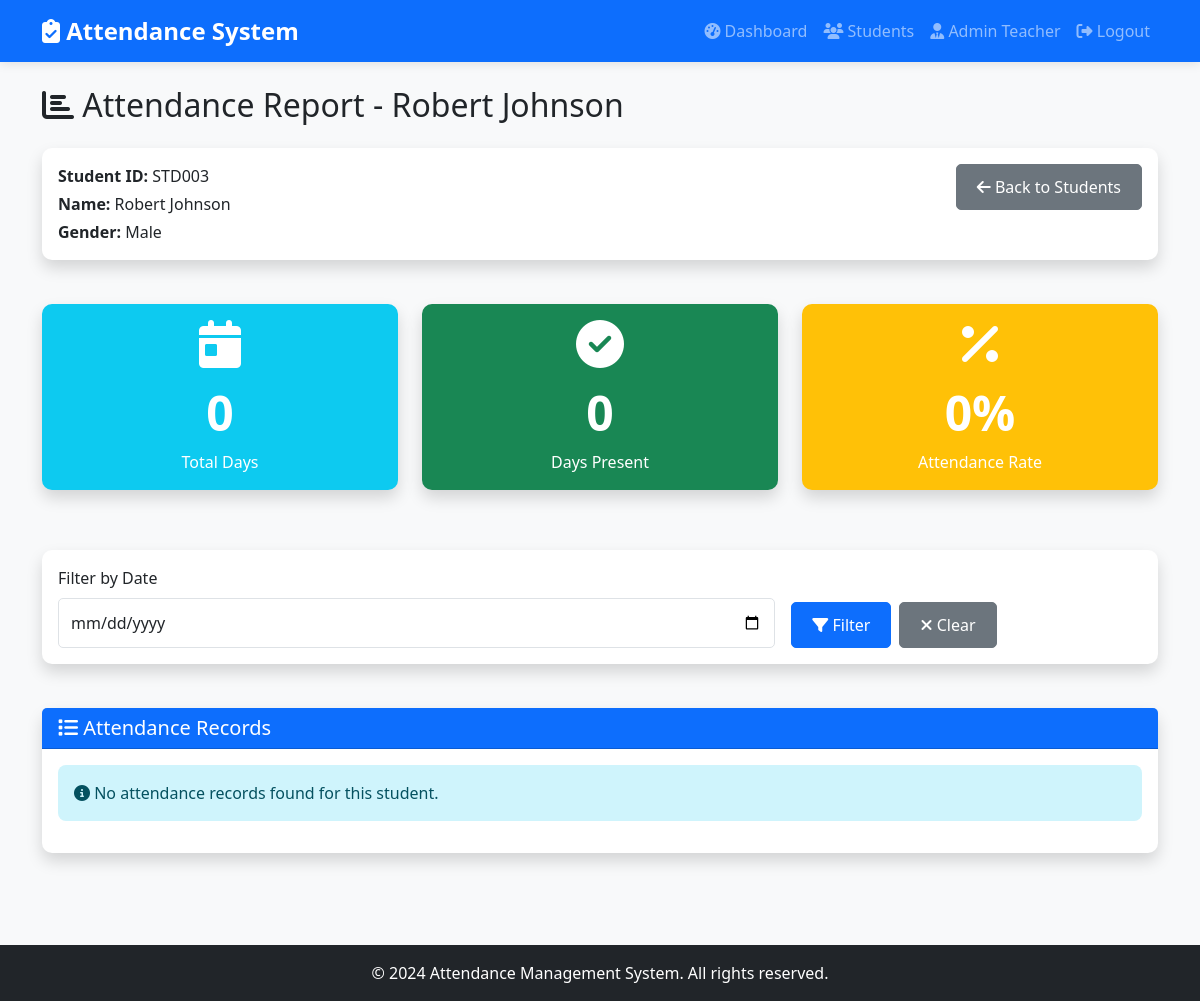
Screenshot of /teacher/student/STD003/attendance (signed in) with the database file from the repository.
### tables this page shows
CREATE TABLE students (
    id INTEGER PRIMARY KEY AUTOINCREMENT,
    student_id TEXT UNIQUE NOT NULL,
    name TEXT NOT NULL,
    gender TEXT NOT NULL,
    username TEXT UNIQUE NOT NULL,
    password TEXT NOT NULL,
    created_at TIMESTAMP DEFAULT CURRENT_TIMESTAMP
);

### app.py (the view)
@app.route('/teacher/student/<student_id>/attendance')
@teacher_login_required
def teacher_view_attendance(student_id):
    filter_date = request.args.get('date', '')
    conn = get_db_connection()
    student = conn.execute('SELECT * FROM students WHERE student_id = ?', (student_id,)).fetchone()
    if not student:
        flash('Student not found!', 'danger')
        return redirect(url_for('teacher_students_list'))
    if filter_date:
        attendance_records = conn.execute(
            'SELECT * FROM attendance WHERE student_id = ? AND date = ? ORDER BY date DESC, time DESC',
            (student_id, filter_date)
        ).fetchall()
    else:
        attendance_records = conn.execute(
            'SELECT * FROM attendance WHERE student_id = ? ORDER BY date DESC, time DESC',
            (student_id,)
        ).fetchall()
    total_days = len(conn.execute('SELECT * FROM attendance WHERE student_id = ?', (student_id,)).fetchall())
    total_present = len(conn.execute('SELECT * FROM attendance WHERE student_id = ? AND status = "Present"', (student_id,)).fetchall())
    percentage = (total_present / total_days * 100) if total_days > 0 else 0
    conn.close()
    return render_template('teacher_view_attendance.html',
                         student=student,
                         attendance_records=attendance_records,
                         total_days=total_days,
                         total_present=total_present,
                         percentage=round(percentage, 2),
                         filter_date=filter_date)

### app.py (called while the page is built)
def get_db_connection():
    conn = sqlite3.connect(DATABASE)
    conn.row_factory = sqlite3.Row
    return conn

def teacher_login_required(f):
    @wraps(f)
    def decorated_function(*args, **kwargs):
        if 'teacher_id' not in session:
            flash('Please login as teacher first.', 'danger')
            return redirect(url_for('teacher_login'))
        return f(*args, **kwargs)
    return decorated_function

### templates/teacher_view_attendance.html (shortened to what this page needs)
{% extends "base.html" %}
{% block content %}
<div class="row">
    <div class="col-12">
        <h2 class="mb-4">
            <i class="fas fa-chart-bar"></i> Attendance Report - {{ student.name }}
        </h2>
    </div>
</div>
<div class="row mb-4">
    <div class="col-md-12">
        <div class="card shadow">
            <div class="card-body">
                <div class="row">
                    <div class="col-md-6">
                        <p class="mb-1"><strong>Student ID:</strong> {{ student.student_id }}</p>
                        <p class="mb-1"><strong>Name:</strong> {{ student.name }}</p>
                        <p class="mb-0"><strong>Gender:</strong> {{ student.gender }}</p>
                    </div>
                    <div class="col-md-6 text-end">
                        <a href="{{ url_for('teacher_students_list') }}" class="btn btn-secondary">
                            <i class="fas fa-arrow-left"></i> Back to Students
                        </a>
                    </div>
                </div>
            </div>
        </div>
    </div>
</div>
<div class="row mb-4">
    <div class="col-md-4 mb-3">
        <div class="card shadow stat-card bg-info text-white">
            <div class="card-body text-center">
                <i class="fas fa-calendar-day fa-3x mb-3"></i>
                <h3>{{ total_days }}</h3>
                <p class="mb-0">Total Days</p>
            </div>
        </div>
    </div>
    <div class="col-md-4 mb-3">
        <div class="card shadow stat-card bg-success text-white">
            <div class="card-body text-center">
                <i class="fas fa-check-circle fa-3x mb-3"></i>
                <h3>{{ total_present }}</h3>
                <p class="mb-0">Days Present</p>
            </div>
        </div>
    </div>
    <div class="col-md-4 mb-3">
        <div class="card shadow stat-card bg-warning text-white">
            <div class="card-body text-center">
                <i class="fas fa-percentage fa-3x mb-3"></i>
                <h3>{{ percentage }}%</h3>
                <p class="mb-0">Attendance Rate</p>
            </div>
        </div>
    </div>
</div>
<div class="row mb-4">
    <div class="col-md-12">
        <div class="card shadow">
            <div class="card-body">
                <form method="GET" class="row g-3">
                    <div class="col-md-8">
                        <label for="date" class="form-label">Filter by Date</label>
                        <input type="date" class="form-control" id="date" name="date" value="{{ filter_date }}">
                    </div>
                    <div class="col-md-4 d-flex align-items-end">
                        <button type="submit" class="btn btn-primary me-2">
                            <i class="fas fa-filter"></i> Filter
                        </button>
                        <a href="{{ url_for('teacher_view_attendance', student_id=student.student_id) }}"
                            class="btn btn-secondary">
                            <i class="fas fa-times"></i> Clear
                        </a>
                    </div>
                </form>
            </div>
        </div>
    </div>
</div>
<div class="row">
    <div class="col-md-12">
        <div class="card shadow">
            <div class="card-header bg-primary text-white">
                <h5 class="mb-0">
                    <i class="fas fa-list"></i> Attendance Records
                </h5>
            </div>
            <div class="card-body">
                {% if attendance_records %}
                <div class="table-responsive">
                    <table class="table table-striped table-hover">
                        <thead class="table-dark">
                            <tr>
                                <th>#</th>
                                <th>Date</th>
                                <th>Time</th>
                                <th>Status</th>
                            </tr>
                        </thead>
                        <tbody>
                            {% for record in attendance_records %}
                            <tr>
                                <td>{{ loop.index }}</td>
                                <td>{{ record.date }}</td>
                                <td>{{ record.time }}</td>
                                <td>
                                    <span class="badge bg-success">
                                        <i class="fas fa-check"></i> {{ record.status }}
                                    </span>
                                </td>
                            </tr>
                            {% endfor %}
                        </tbody>
                    </table>
                </div>
                {% else %}
                <div class="alert alert-info">
                    <i class="fas fa-info-circle"></i>
                    {% if filter_date %}
                    No attendance records found for {{ filter_date }}.
                    {% else %}
                    No attendance records found for this student.
                    {% endif %}
                </div>
                {% endif %}
            </div>
        </div>
    </div>
</div>
{% endblock %}

### static/style.css (style rules this page uses)
body { font-family: 'Segoe UI', Tahoma, Geneva, Verdana, sans-serif; background-color: #f8f9fa; min-height: 100vh; display: flex; flex-direction: column; }
.card { border: none; border-radius: 10px; margin-bottom: 20px; }
.stat-card { transition: transform 0.3s ease; }
.stat-card h3 { font-size: 3rem; font-weight: bold; }
.btn { border-radius: 5px; padding: 10px 20px; font-weight: 500; transition: all 0.3s ease; }
.alert { border-radius: 8px; border: none; }
.form-control { border-radius: 5px; padding: 12px; }
.alert { animation: slideDown 0.3s ease; }

### rows the page displays
students: name "Robert Johnson", student_id "STD003", gender "Male"

### other values shown
{{ session.get('teacher_name') }} "Admin Teacher"
{{ total_days }} "0"
{{ total_present }} "0"
{{ percentage }} "0"
